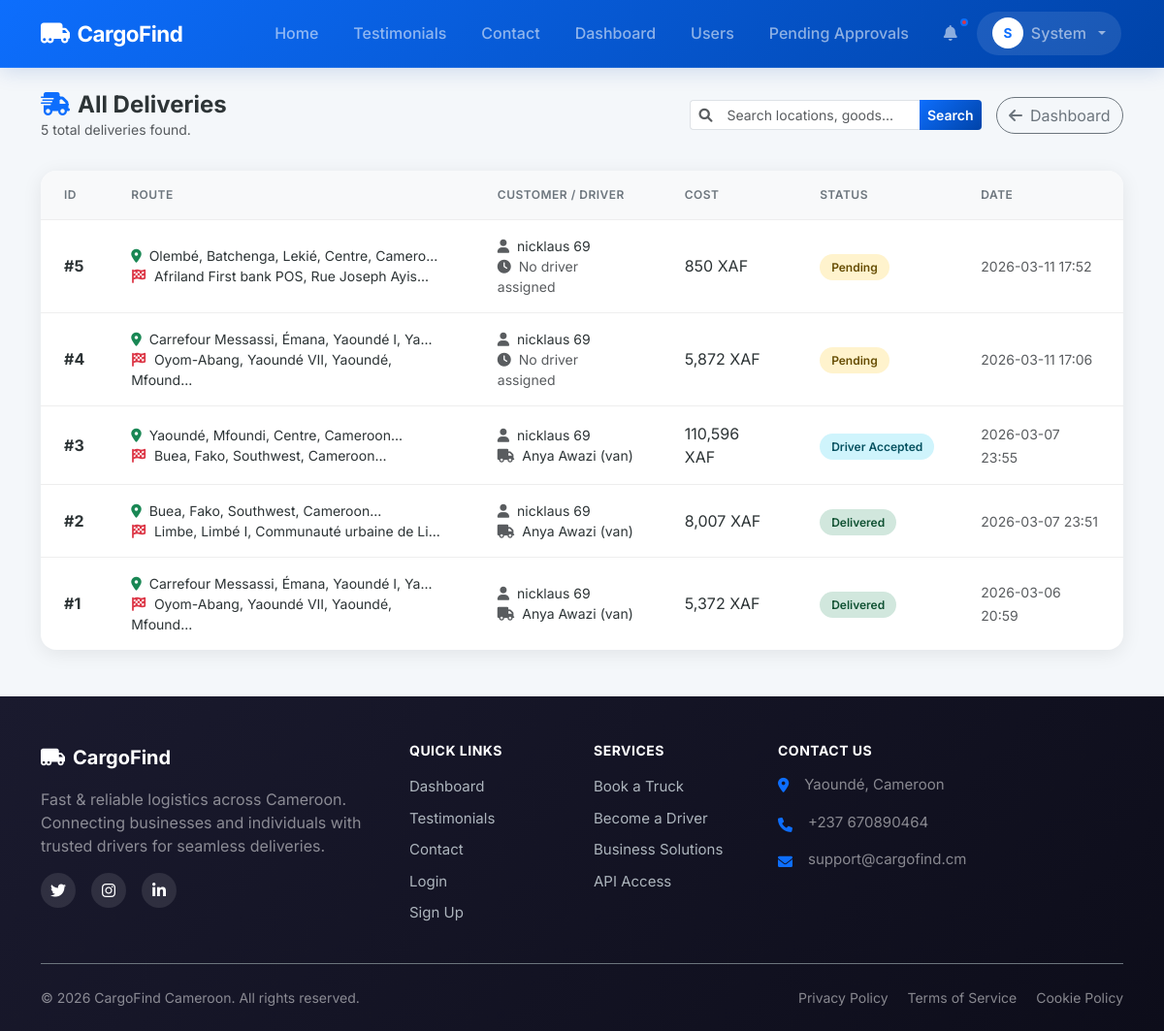
The page /admin/deliveries (signed in) on the database as committed earlier.
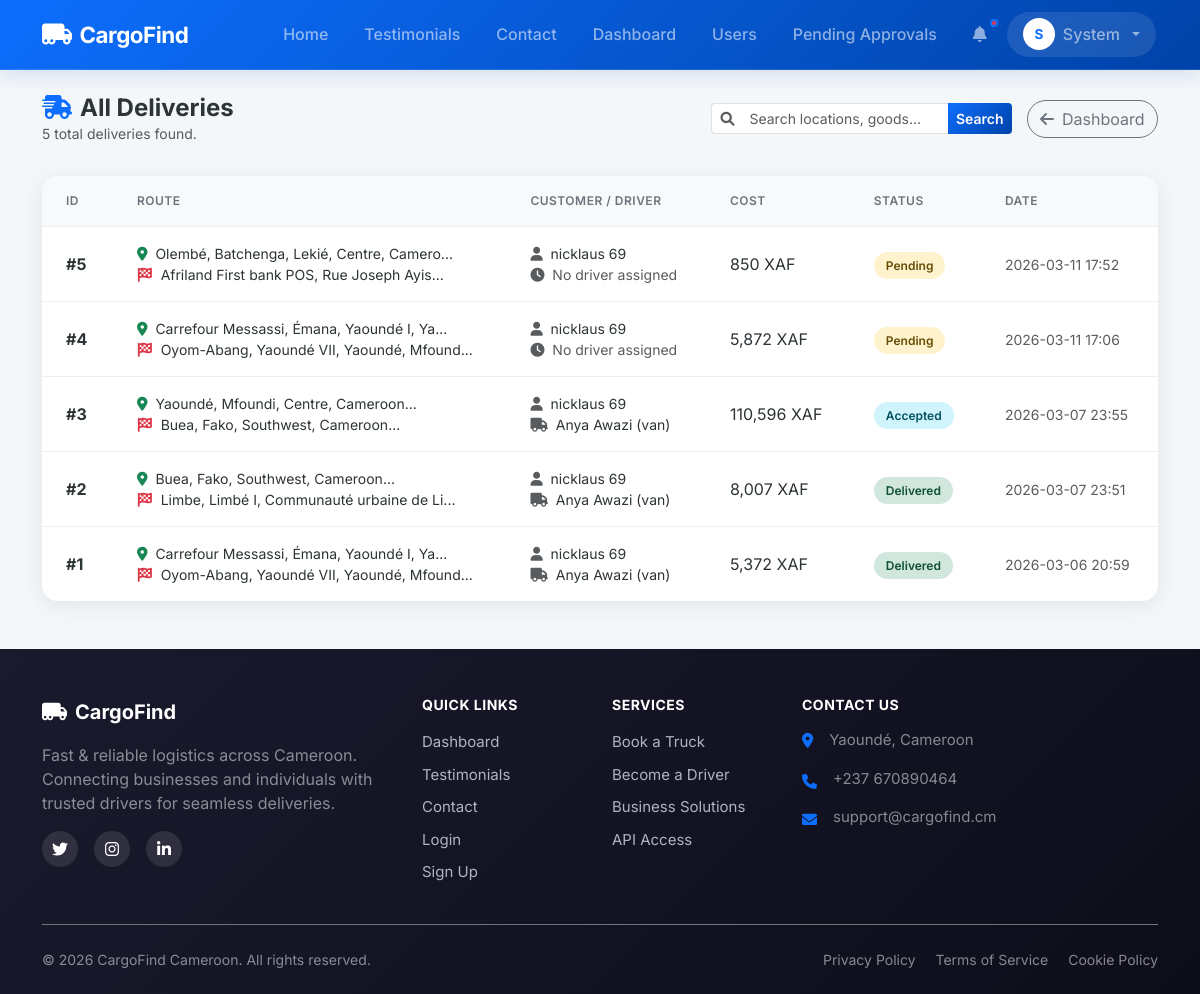
The same page on the database as committed later.
### models.py (models this page shows, shortened)
class Delivery(db.Model):
    id = db.Column(db.Integer, primary_key=True)
    customer_id = db.Column(db.Integer, db.ForeignKey('user.id'), nullable=False)
    driver_id = db.Column(db.Integer, db.ForeignKey('user.id'))
    pickup_location = db.Column(db.String(200), nullable=False)
    pickup_lat = db.Column(db.Float)
    pickup_lng = db.Column(db.Float)
    dropoff_location = db.Column(db.String(200), nullable=False)
    dropoff_lat = db.Column(db.Float)
    dropoff_lng = db.Column(db.Float)
    goods_description = db.Column(db.Text, nullable=False)
    pickup_time = db.Column(db.DateTime, default=datetime.utcnow)
    dropoff_time = db.Column(db.DateTime)
    special_instructions = db.Column(db.Text)
    weight = db.Column(db.Float)
    vehicle_type = db.Column(db.String(50)) # Type of vehicle required
    distance_km = db.Column(db.Float)
    estimated_time = db.Column(db.String(50))
    total_cost = db.Column(db.Float)
    status = db.Column(db.String(50), default='Pending')
    created_at = db.Column(db.DateTime, default=datetime.utcnow)
    payment_status = db.Column(db.String(20), default='Unpaid') # Unpaid, Paid
    payment_method = db.Column(db.String(50)) # MoMo, Orange, Cash
    pickup_otp = db.Column(db.String(6))
    delivery_otp = db.Column(db.String(6))
    rating = db.Column(db.Integer)
    feedback = db.Column(db.Text)

class User(UserMixin, db.Model):
    id = db.Column(db.Integer, primary_key=True)
    email = db.Column(db.String(120), unique=True, nullable=False)
    phone = db.Column(db.String(20), unique=True, nullable=False)
    password_hash = db.Column(db.String(255), nullable=False)
    full_name = db.Column(db.String(100), nullable=False)
    address = db.Column(db.String(200))
    role = db.Column(db.String(20), nullable=False) # 'customer', 'driver', 'admin'
    vehicle_type = db.Column(db.String(50)) # 'car', 'van', 'truck'
    vehicle_id = db.Column(db.String(50))
    license_url = db.Column(db.String(255))
    is_verified = db.Column(db.Boolean, default=False)
    registration_otp = db.Column(db.String(6))
    is_active = db.Column(db.Boolean, default=False)
    is_approved = db.Column(db.Boolean, default=False) # Admin approval
    current_lat = db.Column(db.Float)
    current_lng = db.Column(db.Float)
    deliveries_as_customer = db.relationship('Delivery', backref='customer', foreign_keys='Delivery.customer_id')
    deliveries_as_driver = db.relationship('Delivery', backref='driver', foreign_keys='Delivery.driver_id')
    notifications = db.relationship('Notification', backref='user', lazy=True)
    wallet = db.relationship('Wallet', backref='user', uselist=False)

### app.py (the view, shortened to what this page needs)
@app.route('/admin/deliveries')
@login_required
def admin_deliveries():
    if current_user.role != 'admin':
        return redirect(url_for('index'))
    query = request.args.get('q', '')
    status_filter = request.args.get('status', '')
    delivery_query = Delivery.query
    if status_filter:
        delivery_query = delivery_query.filter(Delivery.status == status_filter)
    deliveries = delivery_query.order_by(Delivery.id.desc()).all()
    return render_template('admin/deliveries.html', deliveries=deliveries)

### app.py (called while the page is built)
@login_manager.user_loader
def load_user(user_id):
    return User.query.get(int(user_id))

### templates/admin/deliveries.html (shortened to what this page needs)
{% extends "base.html" %}
{% block content %}
<div class="delivery-management">
    <div class="page-header">
        <div>
            <h2><i class="fas fa-shipping-fast text-primary me-2"></i>All Deliveries</h2>
            <p class="text-muted small mb-0">{{ deliveries|length }} total deliveries found.</p>
        </div>
        <div class="d-flex flex-wrap gap-2 align-items-center">
            <form action="{{ url_for('admin_deliveries') }}" method="GET" class="d-flex gap-2 me-2">
                <div class="input-group input-group-sm" style="width: 300px;">
                    <span class="input-group-text bg-white border-end-0"><i class="fas fa-search text-muted"></i></span>
                    <input type="text" name="q" class="form-control border-start-0" placeholder="Search locations, goods..." value="{{ request.args.get('q', '') }}">
                    <button type="submit" class="btn btn-primary">Search</button>
                </div>
            </form>
            <a href="{{ url_for('admin_dashboard') }}" class="btn btn-outline-secondary rounded-pill">
                <i class="fas fa-arrow-left me-2"></i>Dashboard
            </a>
        </div>
    </div>
    <div class="deliveries-card">
        {% if deliveries %}
        <table class="deliveries-table">
            <thead>
                <tr>
                    <th>ID</th>
                    <th>Route</th>
                    <th>Customer / Driver</th>
                    <th>Cost</th>
                    <th>Status</th>
                    <th>Date</th>
                </tr>
            </thead>
            <tbody>
                {% for d in deliveries %}
                <tr>
                    <td data-label="ID"><strong>#{{ d.id }}</strong></td>
                    <td data-label="Route">
                        <div class="small">
                            <i class="fas fa-map-marker-alt text-success me-1"></i> {{ d.pickup_location[:40] }}...<br>
                            <i class="fas fa-flag-checkered text-danger me-1"></i> {{ d.dropoff_location[:40] }}...
                        </div>
                    </td>
                    <td data-label="Customer / Driver">
                        <div class="small">
                            {% if d.customer %}
                            <div><i class="fas fa-user me-1 text-muted"></i> {{ d.customer.full_name }}</div>
                            {% endif %}
                            {% if d.driver %}
                            <div><i class="fas fa-truck me-1 text-muted"></i> {{ d.driver.full_name }} ({{ d.driver.vehicle_type }})</div>
                            {% else %}
                            <div class="text-muted italic"><i class="fas fa-clock me-1"></i> No driver assigned</div>
                            {% endif %}
                        </div>
                    </td>
                    <td data-label="Cost">{{ "{:,}".format(d.total_cost|int) }} XAF</td>
                    <td data-label="Status">
                        <span class="status-badge
                            {% if d.status == 'Delivered' %}completed
                            {% elif d.status == 'Cancelled' %}cancelled
                            {% elif d.status in ['Driver Accepted', 'Accepted', 'Picked Up', 'In Transit'] %}active
                            {% else %}pending{% endif %}">
                            {{ d.status }}
                        </span>
                    </td>
                    <td data-label="Date"><small class="text-muted">{{ d.created_at.strftime('%Y-%m-%d %H:%M') }}</small></td>
                </tr>
                {% endfor %}
            </tbody>
        </table>
        {% else %}
        <div class="empty-state">
            <i class="fas fa-truck-loading"></i>
            <p>No deliveries found.</p>
        </div>
        {% endif %}
    </div>
</div>
{% endblock %}

Rows that differ between the two databases and show on the page:
changed Delivery "Yaoundé, Mfoundi, Centre, Cameroon": status "Driver Accepted" → "Accepted"
